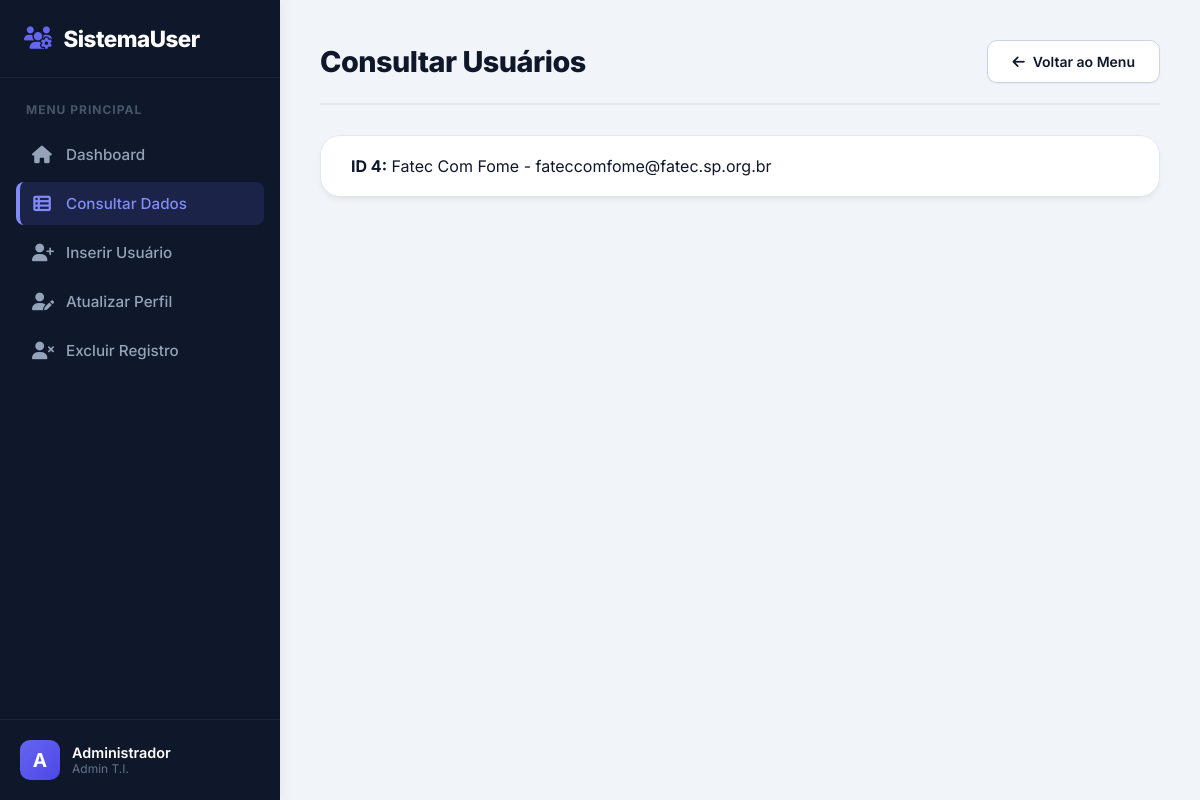
The app's page /consultar, older data.
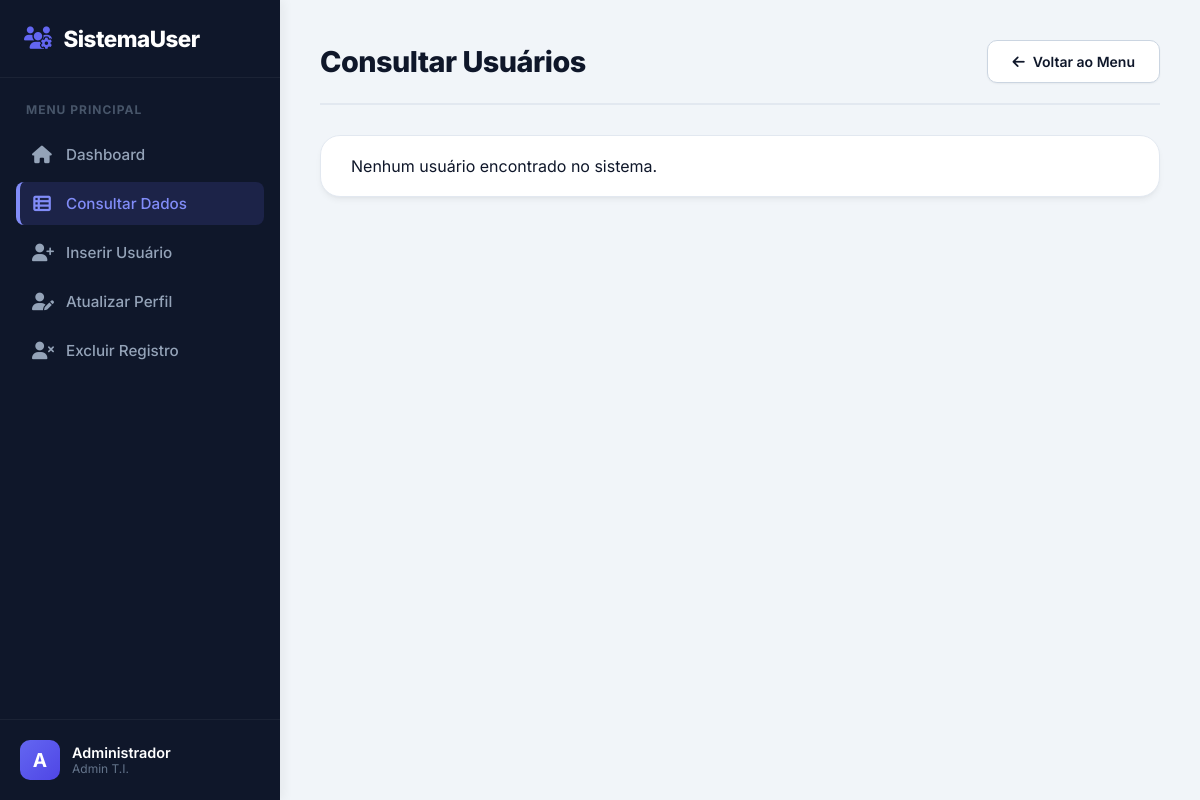
The same page, newer data.
### tables this page shows
CREATE TABLE users (
id INTEGER PRIMARY KEY AUTOINCREMENT,
nome TEXT NOT NULL,
email TEXT NOT NULL
);

### app.py (the view)
@app.route("/consultar")
def consultar():
    with get_db_connection() as conn:
        users = conn.execute("SELECT * FROM users").fetchall()
    return render_template("consultar.html", users=users)

### app.py (called while the page is built)
def get_db_connection():
    conn = sqlite3.connect(DATABASE)
    conn.row_factory = sqlite3.Row
    return conn

### templates/consultar.html (shortened to what this page needs)
{% extends "base.html" %}
{% block content %}
    <div class="page-header">
        <h1>Consultar Usuários</h1>
        <a href="{{ url_for('menu') }}" class="btn btn-outline">
            <i class="fa-solid fa-arrow-left"></i> Voltar ao Menu
        </a>
    </div>
    <ul class="user-list">
    {% for user in users %}
        <li>
            <span class="user-info"><strong>ID {{ user.id }}:</strong> {{ user.nome }} - {{ user.email }}</span>
        </li>
    {% else %}
        <li>Nenhum usuário encontrado no sistema.</li>
    {% endfor %}
    </ul>
{% endblock %}

### templates/base.html (shortened to what this page needs)
<!DOCTYPE html>
<html lang="pt-BR">
<head>
    <link rel="stylesheet" href="https://cdnjs.cloudflare.com/ajax/libs/font-awesome/6.4.0/css/all.min.css">
    <link rel="stylesheet" href="{{ url_for('static', filename='style.css') }}">
</head>
<body>
    <div class="app-layout">
        <aside class="sidebar">
            <div class="sidebar-brand">
                <i class="fa-solid fa-users-gear" style="color: #6366f1;"></i> SistemaUser
            </div>
            <nav class="sidebar-nav">
                <p class="nav-title">MENU PRINCIPAL</p>
                <a href="{{ url_for('menu') }}" class="{% if request.path == '/' %}active{% endif %}">
                    <i class="fa-solid fa-house"></i> Dashboard
                </a>
                <a href="{{ url_for('consultar') }}" class="{% if request.path == '/consultar' %}active{% endif %}">
                    <i class="fa-solid fa-table-list"></i> Consultar Dados
                </a>
                <a href="{{ url_for('inserir') }}" class="{% if request.path == '/inserir' %}active{% endif %}">
                    <i class="fa-solid fa-user-plus"></i> Inserir Usuário
                </a>
                <a href="{{ url_for('atualizar_lista') }}" class="{% if 'atualizar' in request.path %}active{% endif %}">
                    <i class="fa-solid fa-user-pen"></i> Atualizar Perfil
                </a>
                <a href="{{ url_for('excluir_lista') }}" class="danger-link {% if 'excluir' in request.path %}active{% endif %}">
                    <i class="fa-solid fa-user-xmark"></i> Excluir Registro
                </a>
            </nav>
            <div class="sidebar-footer">
                <div class="user-profile">
                    <div class="avatar">A</div>
                    <div class="user-info-side">
                        <span class="name">Administrador</span>
                        <span class="role">Admin T.I.</span>
                    </div>
                </div>
            </div>
        </aside>
        <main class="main-content">
            <div class="content-wrapper">
                {% block content %}{% endblock %}
            </div>
        </main>
    </div>
</body>
</html>

### static/style.css (style rules this page uses)
:root { --primary: #4f46e5; --primary-gradient: linear-gradient(135deg, #6366f1 0%, #4f46e5 100%); --bg-app: #f1f5f9; --sidebar-bg: #0f172a; --sidebar-hover: #1e293b; --text-main: #0f172a; --text-muted: #64748b; --card-bg: #ffffff; --danger: #ef4444; --danger-bg: #fef2f2; --success: #10b981; --warning: #f59e0b; }
body { margin: 0; padding: 0; font-family: 'Inter', sans-serif; background-color: var(--bg-app); color: var(--text-main); }
.app-layout { display: flex; min-height: 100vh; }
.sidebar { width: 280px; background-color: var(--sidebar-bg); color: white; display: flex; flex-direction: column; position: fixed; height: 100vh; left: 0; top: 0; box-shadow: 4px 0 10px rgba(0,0,0,0.05); z-index: 100; }
.sidebar-brand { padding: 25px 24px; font-size: 1.4rem; font-weight: 800; letter-spacing: -0.5px; border-bottom: 1px solid rgba(255,255,255,0.05); display: flex; align-items: center; gap: 12px; }
.sidebar-nav { padding: 24px 16px; flex: 1; display: flex; flex-direction: column; gap: 6px; }
.nav-title { font-size: 0.75rem; font-weight: 700; color: #475569; margin: 0 0 10px 10px; letter-spacing: 1px; }
.sidebar-nav a { color: #94a3b8; text-decoration: none; padding: 12px 16px; border-radius: 8px; font-weight: 500; font-size: 0.95rem; display: flex; align-items: center; gap: 14px; transition: all 0.2s; }
.sidebar-nav a i { font-size: 1.1rem; width: 20px; text-align: center; }
.sidebar-nav a.active { background-color: rgba(99, 102, 241, 0.15); color: #818cf8; border-left: 4px solid #818cf8; padding-left: 12px; }
.sidebar-footer { padding: 20px; border-top: 1px solid rgba(255,255,255,0.05); }
.user-profile { display: flex; align-items: center; gap: 12px; }
.avatar { background: var(--primary-gradient); width: 40px; height: 40px; border-radius: 10px; display: flex; align-items: center; justify-content: center; font-weight: bold; font-size: 1.2rem; }
.user-info-side { display: flex; flex-direction: column; }
.user-info-side .name { font-size: 0.9rem; font-weight: 600; }
.user-info-side .role { font-size: 0.75rem; color: #64748b; }
.main-content { margin-left: 280px; flex: 1; padding: 40px; background-color: var(--bg-app); }
.content-wrapper { max-width: 1200px; margin: 0 auto; width: 100%; }
.page-header { display: flex; align-items: center; justify-content: space-between; margin-bottom: 30px; border-bottom: 2px solid #e2e8f0; padding-bottom: 20px; animation: fadeInUp 0.4s ease-out forwards; }
.page-header h1 { margin: 0; font-size: 1.8rem; font-weight: 800; letter-spacing: -0.5px; }
.btn { display: inline-flex; align-items: center; justify-content: center; gap: 8px; background: var(--primary); color: white; padding: 12px 24px; text-decoration: none; border-radius: 10px; border: none; cursor: pointer; font-weight: 600; font-size: 14px; transition: all 0.2s ease; }
.btn-outline { background: white; border: 1px solid #cbd5e1; color: var(--text-main); box-shadow: 0 1px 2px rgba(0,0,0,0.05); }
.user-list, .form-card { background: var(--card-bg); border-radius: 20px; box-shadow: 0 4px 6px -1px rgba(0, 0, 0, 0.05), 0 2px 4px -2px rgba(0, 0, 0, 0.05); border: 1px solid #e2e8f0; opacity: 0; animation: fadeInUp 0.5s ease-out 0.1s forwards; }
ul.user-list { list-style: none; padding: 0; margin: 0; }
ul.user-list li { padding: 20px 30px; border-bottom: 1px solid #f1f5f9; display: flex; justify-content: space-between; align-items: center; transition: all 0.2s ease; }
ul.user-list li:last-child { border-bottom: none; }

Row changes from the older to the newer data that the page shows:
removed users: id "4", nome "Fatec Com Fome", email "fateccomfome@fatec.sp.org.br"
Text that changed along with them:
text now shown: "Nenhum usuário encontrado no sistema."
